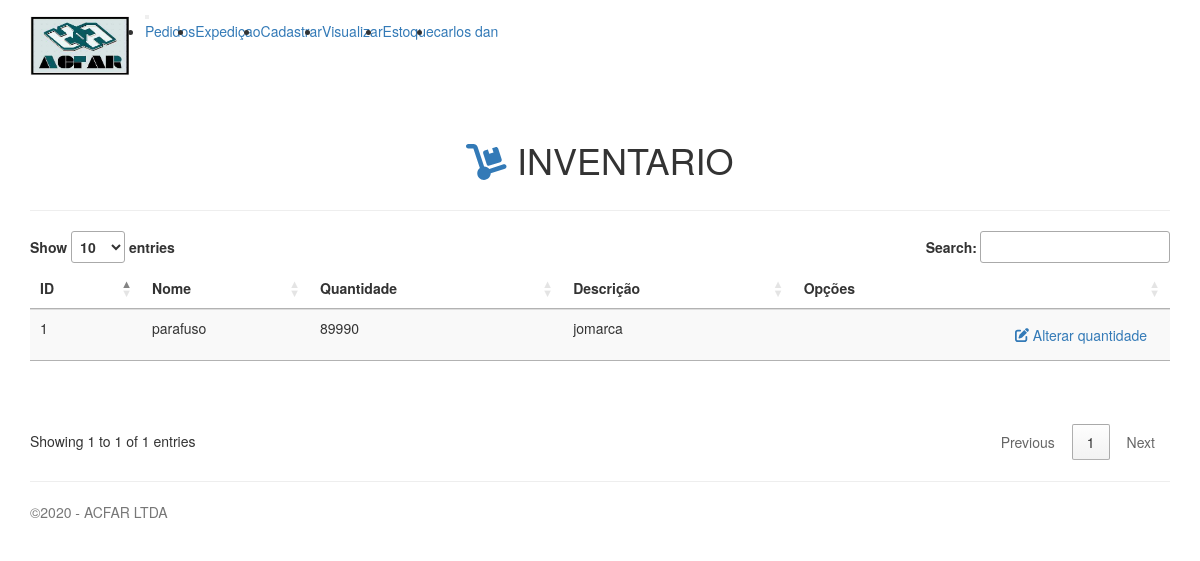
Screenshot of /estoque/inventario.php (signed in) with the database file from the repository.
### tables this page shows
CREATE TABLE IF NOT EXISTS `produtos` (
  `id` int(11) NOT NULL AUTO_INCREMENT,
  `id_usuario` int(11) DEFAULT NULL,
  `nome` varchar(70) DEFAULT NULL,
  `quantidade` int(11) DEFAULT NULL,
  `descricao` varchar(70) DEFAULT NULL,
  `preco` double DEFAULT NULL,
  `marca` varchar(45) DEFAULT NULL,
  `criado` datetime DEFAULT NULL,
  `modificado` datetime DEFAULT NULL,
  `entrada_merdoria` datetime DEFAULT NULL,
  PRIMARY KEY (`id`),
  KEY `id_usuario` (`id_usuario`)
);

### estoque/functions.php (called while the page is built, shortened)
<?php
function index()
{
    $produtos = find_all('produtos');
}
function find_all($table)
{
    return find($table);
}
function find($table = null, $id = null)
{
    $link = open_database();
    $found = null;
    try {
        if ($id) {
            $sql = "SELECT * FROM " . $table . " WHERE id = " . $id;
            $exec = $link->query($sql);
            if ($exec->num_rows > 0) {
                $found = $exec->fetch_assoc();
            }
        } else {
            $sql = "SELECT * FROM " . $table;
            $exec = $link->query($sql);
            if ($exec->num_rows > 0) {
                $found = $exec->fetch_all(MYSQLI_ASSOC);
            }
        }
    } catch (Exception $e) {
        $_SESSION['message'] = $e->getMessage();
        $_SESSION['type'] = 'danger';
    }
    return $found;
}
?>

### estoque/inventario.php (the view, shortened to what this page needs)
<?php
require_once('functions.php');
\Estoque\index();
?>
<div class="container">
    <header style="margin-top: 30px">
        <div class="row">
            <div class="col-sm-12 text-center my-4">
                <h1 class="display-4"><i class="fas fa-dolly text-primary" aria-hidden="true"></i>
                    INVENTARIO
                </h1>
            </div>
        </div>
    </header>
    <hr>
    <table class="table table-hover table-striped" id="inventario" style="margin-bottom: 60px">
        <thead class="bg-gradient-primary">
        <tr>
            <th>ID</th>
            <th>Nome</th>
            <th>Quantidade</th>
            <th>Descrição</th>
            <th class="text-right">Opções</th>
        </tr>
        </thead>
        <tbody>
        <?php
        if ($produtos) {
            foreach ($produtos as $produto) {
                ?>
                <tr>
                    <td><?php echo $produto['id']; ?></td>
                    <td><?php echo $produto['nome']; ?></td>
                    <td><?php echo $produto['quantidade']; ?></td>
                    <td><?php echo $produto['descricao']; ?></td>
                    <td class="actions text-right">
                        <a href="altProduto.php?id=<?php echo $produto['id']; ?>" class="btn btn-outline-warning">
                            <i class="fas fa-edit"></i> Alterar quantidade</a>
                    </td>
                </tr>
                <?php
            }
        } else {
            ?>
            <tr>
                <td colspan="4">Nenhum registro encontrado.</td>
            </tr>
            <?php
        }
        ?>
        </tbody>
    </table>
</div>
</body>
</html>

### css/estile.css (style rules this page uses)
* { margin: 0; padding: 0; }

### rows the page displays
produtos: id "1", nome "parafuso", quantidade "89990", descricao "jomarca"

### other values shown
$_SESSION['usuario'] "carlos dan"
